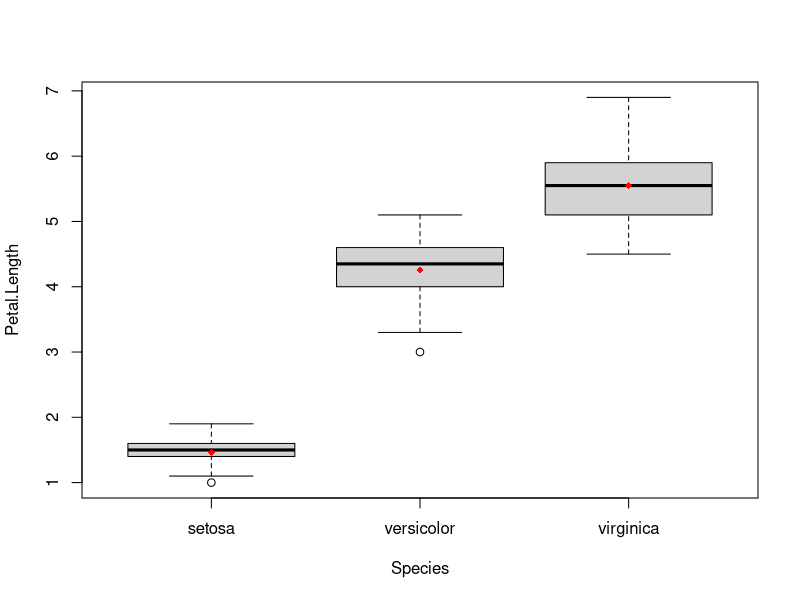

R code for this plot:
library(datasets)
dni3 <- dimnames(iris3)
ii <- data.frame(matrix(aperm(iris3, c(1,3,2)), ncol = 4,
                        dimnames = list(NULL, sub(" L.",".Length",
                                                  sub(" W.",".Width", dni3[[2]])))),
                 Species = gl(3, 50, labels = sub("S", "s", sub("V", "v", dni3[[3]]))))
all.equal(ii, iris) # TRUE

boxplot(Petal.Length~Species, data=ii)
means <- tapply(ii$Petal.Length,ii$Species,mean)
points(means,col="red",pch=18)